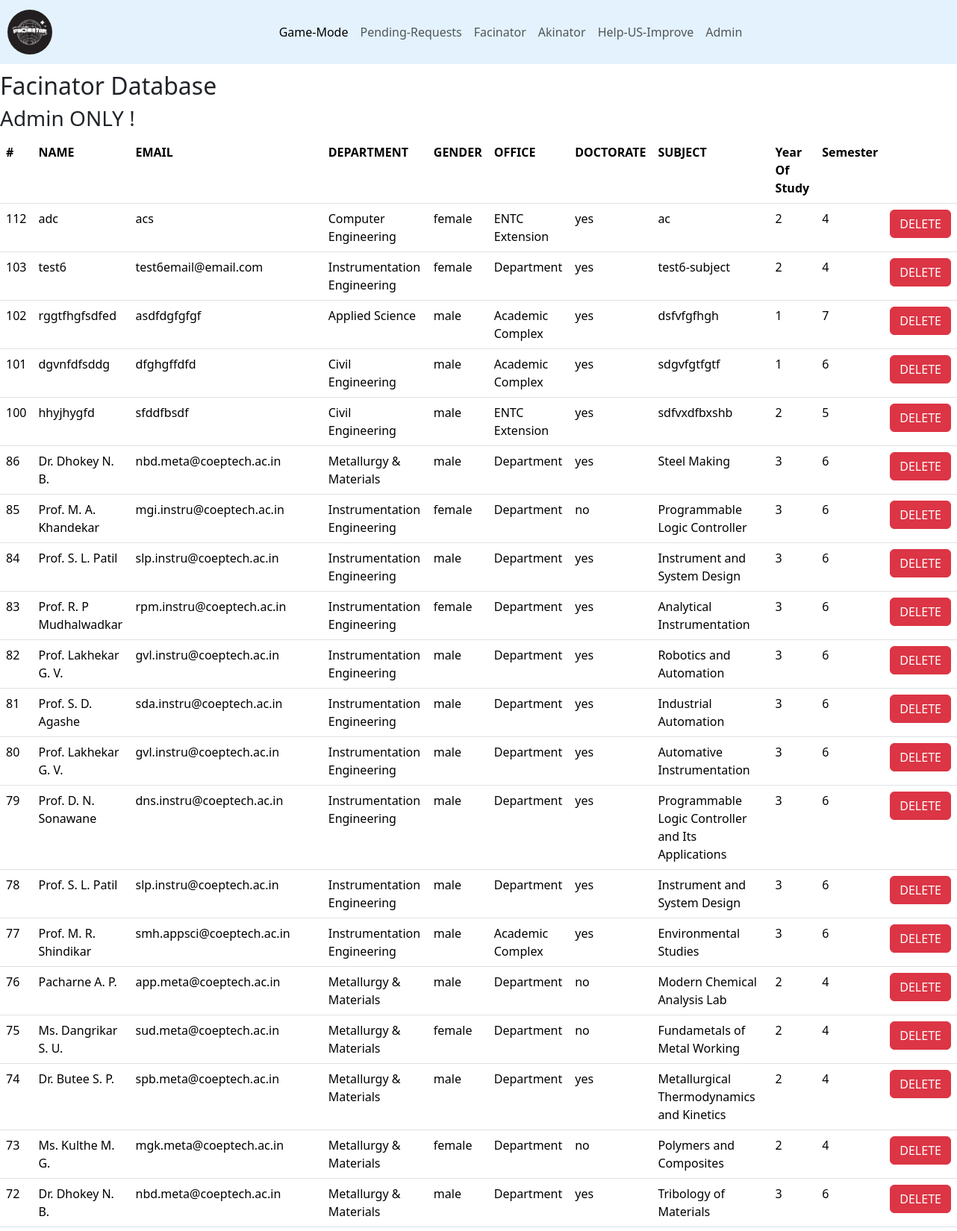
The page /admin (upper part) on the database its author committed.
### tables this page shows
CREATE TABLE admindb (
    id INTEGER PRIMARY KEY AUTOINCREMENT,
    faculty_name TEXT NOT NULL,
    faculty_email TEXT NOT NULL,
    department_name TEXT NOT NULL,
    department_id INTEGER,
    subject_id INTEGER,
    subject_name TEXT NOT NULL,
    year_of_study INTEGER NOT NULL,
    semester INTEGER NOT NULL,
    gender TEXT NOT NULL,
    doctorate TEXT NOT NULL,
    office TEXT NOT NULL
);

### app.py (the view)
@app.route("/admin")
def alldata():
    con = sqlite3.connect("facinator.db")
    cur = con.cursor()
    cur.execute("SELECT * FROM admindb")
    data = cur.fetchall();
    con.close()
    return render_template("alldata.html", data =  list(reversed(data)), deleted=0, login=1)

### templates/alldata.html (shortened to what this page needs)
<!DOCTYPE html>
<html lang="en">
<head>
    <link href="https://cdn.jsdelivr.net/npm/bootstrap@5.3.3/dist/css/bootstrap.min.css" rel="stylesheet">
</head>
<body onload="flashmsg()">
    <nav class="navbar navbar-expand-lg navbar-light" style="background-color: #e3f2fd;">
        <a class="navbar-brand" href="/"><img src="../static/logo/logo3.png" alt="Facinator" class="facinator_logo"></a>
        <div class="collapse navbar-collapse" id="navbarNavAltMarkup">
          <div class="navbar-nav">
            <a class="nav-item nav-link active" href="/facinator_game">Game-Mode</a>
            <a class="nav-item nav-link" href="/pending">Pending-Requests</a>
            <a class="nav-item nav-link" href="/main">Facinator</a>
            <a class="nav-item nav-link" href="https://en.akinator.com/#">Akinator</a>
            <a class="nav-item nav-link" href="/addnew">Help-US-Improve</a>
            <a class="nav-item nav-link" href="/login">Admin</a>
          </div>
        </div>
      </nav>
<br><br><br><br>
    <h2>Facinator Database</h2>
    <h3>Admin ONLY !</h3>
    <table class="table">
        <th>#</th>
        <th>NAME</th>
        <th>EMAIL</th>
        <th>DEPARTMENT</th>
        <th>GENDER</th>
        <th>OFFICE</th>
        <th>DOCTORATE</th>
        <th>SUBJECT</th>
        <th>Year Of Study</th>
        <th>Semester</th>
        <th></th>
        {% for i in data %}
        <tr>
            <td>{{ i[0] }}</td>
            <td>{{ i[1] }}</td>
            <td>{{ i[2] }}</td>
            <td>{{ i[3] }}</td>
            <td>{{ i[9] }}</td>
            <td>{{ i[11] }}</td>
            <td>{{ i[10] }}</td>
            <td>{{ i[6] }}</td>
            <td>{{ i[7] }}</td>
            <td>{{ i[8] }}</td>
            <td><form action="{{ url_for('admin_delete') }}" method="post"><input type="text" value="{{ i[0] }}" hidden name="admin_delete"><input type="submit" class="btn btn-danger" value="DELETE"></form></td>
        </tr>
        {% endfor %}
    </table>
</body>
</html>

### templates/alldata.html (style rules this page uses)
.navbar { width: 100%; position: fixed; z-index: 1000; width: 100vw; margin-left: 0; }
.facinator_logo { max-height: 60px; max-width: 60px; margin-left: 10px; border-radius: 50%; }
.collapse { display: flex; justify-content: center; }
.table { padding: 20px; }

### rows shown on the page
admindb: id "112", faculty_name "adc", faculty_email "acs", department_name "Computer Engineering", gender "female", office "ENTC Extension", doctorate "yes", subject_name "ac", year_of_study "2", semester "4"
admindb: id "103", faculty_name "test6", faculty_email "test6email@email.com", department_name "Instrumentation Engineering", gender "female", office "Department", doctorate "yes", subject_name "test6-subject", year_of_study "2", semester "4"
admindb: id "102", faculty_name "rggtfhgfsdfed", faculty_email "asdfdgfgfgf", department_name "Applied Science", gender "male", office "Academic Complex", doctorate "yes", subject_name "dsfvfgfhgh", year_of_study "1", semester "7"
admindb: id "101", faculty_name "dgvnfdfsddg", faculty_email "dfghgffdfd", department_name "Civil Engineering", gender "male", office "Academic Complex", doctorate "yes", subject_name "sdgvfgtfgtf", year_of_study "1", semester "6"
admindb: id "100", faculty_name "hhyjhygfd", faculty_email "sfddfbsdf", department_name "Civil Engineering", gender "male", office "ENTC Extension", doctorate "yes", subject_name "sdfvxdfbxshb", year_of_study "2", semester "5"
admindb: id "86", faculty_name "Dr. Dhokey N. B.", faculty_email "nbd.meta@coeptech.ac.in", department_name "Metallurgy & Materials", gender "male", office "Department", doctorate "yes", subject_name "Steel Making", year_of_study "3", semester "6"
admindb: id "85", faculty_name "Prof. M. A. Khandekar", faculty_email "mgi.instru@coeptech.ac.in", department_name "Instrumentation Engineering", gender "female", office "Department", doctorate "no", subject_name "Programmable Logic Controller", year_of_study "3", semester "6"
admindb: id "84", faculty_name "Prof. S. L. Patil", faculty_email "slp.instru@coeptech.ac.in", department_name "Instrumentation Engineering", gender "male", office "Department", doctorate "yes", subject_name "Instrument and System Design", year_of_study "3", semester "6"
admindb: id "83", faculty_name "Prof. R. P Mudhalwadkar", faculty_email "rpm.instru@coeptech.ac.in", department_name "Instrumentation Engineering", gender "female", office "Department", doctorate "yes", subject_name "Analytical Instrumentation", year_of_study "3", semester "6"
admindb: id "82", faculty_name "Prof. Lakhekar G. V.", faculty_email "gvl.instru@coeptech.ac.in", department_name "Instrumentation Engineering", gender "male", office "Department", doctorate "yes", subject_name "Robotics and Automation", year_of_study "3", semester "6"
admindb: id "81", faculty_name "Prof. S. D. Agashe", faculty_email "sda.instru@coeptech.ac.in", department_name "Instrumentation Engineering", gender "male", office "Department", doctorate "yes", subject_name "Industrial Automation", year_of_study "3", semester "6"
admindb: id "80", faculty_name "Prof. Lakhekar G. V.", faculty_email "gvl.instru@coeptech.ac.in", department_name "Instrumentation Engineering", gender "male", office "Department", doctorate "yes", subject_name "Automative Instrumentation", year_of_study "3", semester "6"
admindb: id "79", faculty_name "Prof. D. N. Sonawane", faculty_email "dns.instru@coeptech.ac.in", department_name "Instrumentation Engineering", gender "male", office "Department", doctorate "yes", subject_name "Programmable Logic Controller and Its Applications", year_of_study "3", semester "6"
admindb: id "78", faculty_name "Prof. S. L. Patil", faculty_email "slp.instru@coeptech.ac.in", department_name "Instrumentation Engineering", gender "male", office "Department", doctorate "yes", subject_name "Instrument and System Design", year_of_study "3", semester "6"
admindb: id "77", faculty_name "Prof. M. R. Shindikar", faculty_email "smh.appsci@coeptech.ac.in", department_name "Instrumentation Engineering", gender "male", office "Academic Complex", doctorate "yes", subject_name "Environmental Studies", year_of_study "3", semester "6"
admindb: id "76", faculty_name "Pacharne A. P.", faculty_email "app.meta@coeptech.ac.in", department_name "Metallurgy & Materials", gender "male", office "Department", doctorate "no", subject_name "Modern Chemical Analysis Lab", year_of_study "2", semester "4"
admindb: id "75", faculty_name "Ms. Dangrikar S. U.", faculty_email "sud.meta@coeptech.ac.in", department_name "Metallurgy & Materials", gender "female", office "Department", doctorate "no", subject_name "Fundametals of Metal Working", year_of_study "2", semester "4"
admindb: id "74", faculty_name "Dr. Butee S. P.", faculty_email "spb.meta@coeptech.ac.in", department_name "Metallurgy & Materials", gender "male", office "Department", doctorate "yes", subject_name "Metallurgical Thermodynamics and Kinetics", year_of_study "2", semester "4"
admindb: id "73", faculty_name "Ms. Kulthe M. G.", faculty_email "mgk.meta@coeptech.ac.in", department_name "Metallurgy & Materials", gender "female", office "Department", doctorate "no", subject_name "Polymers and Composites", year_of_study "2", semester "4"
admindb: id "72", faculty_name "Dr. Dhokey N. B.", faculty_email "nbd.meta@coeptech.ac.in", department_name "Metallurgy & Materials", gender "male", office "Department", doctorate "yes", subject_name "Tribology of Materials", year_of_study "3", semester "6"
